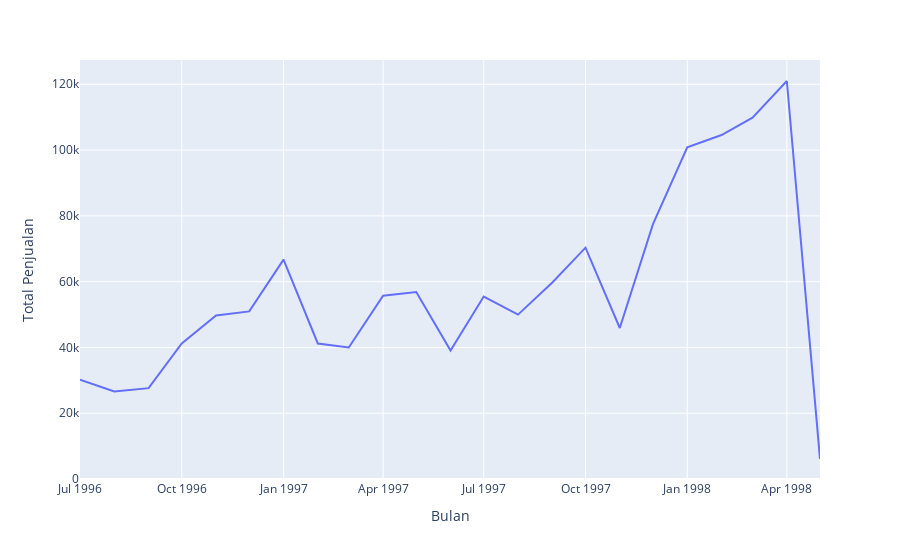

Write notebook code for a chart like this one.
### Markdown cell above
#### **Tingkat Penjualan Produk Northwind Per Bulan**

### Code cell
px.line(
    df_rate_sales,
    x='orders_month', y='TotalBuyPrice',
    labels={'orders_month': 'Bulan', 'TotalBuyPrice': 'Total Penjualan'}
)

### Figure 1 — Plotly figure (JSON) as saved in the notebook; plotly's stock layout.template omitted (floating-point values rounded to 4 significant figures)
{"data": [{"hovertemplate": "Bulan=%{x}<br>Total Penjualan=%{y}<extra></extra>", "legendgroup": "", "line": {"color": "#636efa", "dash": "solid"}, "marker": {"symbol": "circle"}, "mode": "lines", "name": "", "orientation": "v", "showlegend": false, "type": "scatter", "x": ["1996-07", "1996-08", "1996-09", "1996-10", "1996-11", "1996-12", "1997-01", "1997-02", "1997-03", "1997-04", "1997-05", "1997-06", "1997-07", "1997-08", "1997-09", "1997-10", "1997-11", "1997-12", "1998-01", "1998-02", "1998-03", "1998-04", "1998-05"], "xaxis": "x", "y": [30190.0, 26610.0, 27636, 41200.0, 49704, 50950.0, 66690.0, 41210.0, 39980.0, 55700.0, 56820.0, 39088, 55460.0, 49980.0, 59730.0, 70330.0, 45910.0, 77480.0, 100900.0, 104600.0, 109800.0, 121000.0, 6098.0], "yaxis": "y"}], "layout": {"legend": {"tracegroupgap": 0}, "margin": {"t": 60}, "xaxis": {"anchor": "y", "domain": [0, 1], "title": {"text": "Bulan"}}, "yaxis": {"anchor": "x", "domain": [0, 1], "title": {"text": "Total Penjualan"}}}}
